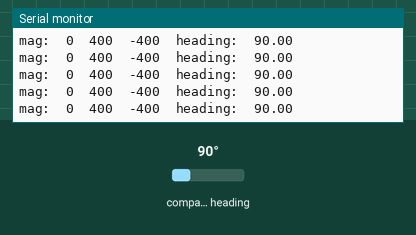
Simulated run of this sketch. Board: Arduino Uno, built with avr-gcc and run on an emulated ATmega328P. On the bench: the last lines printed to the serial monitor. Wiring (inferred from the names in the program): HMC5883L compass at I2C address 0x1E. The test bench sets the inputs (shaded band); at power-on: compass heading 90°.

Above: at 1.2 s.
1.3 s: compass heading set to 7°
At 1.44 s:
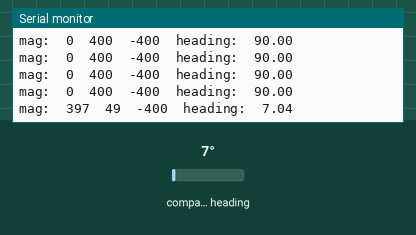
2.8 s: compass heading set to 180°
At 2.88 s:
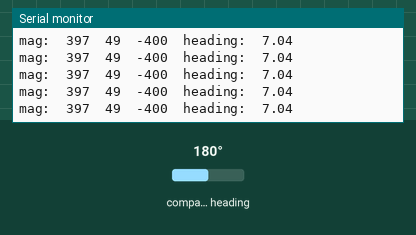
Timing chart, 0 to 5.8 s (numbered marks = the images above; inputs shaded):
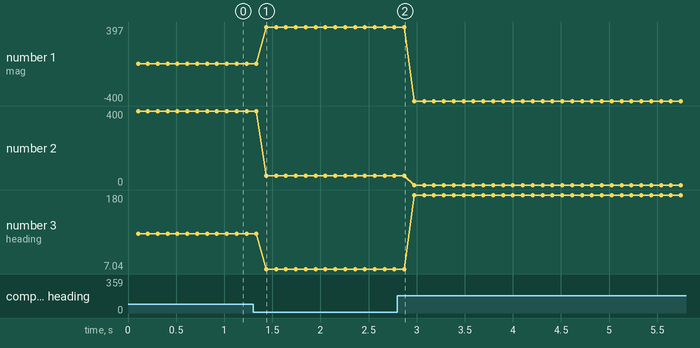

Measured:
- after the input at 1.3 s, the serial monitor: prints a new line after 0.14 s (image 1)
- plotted number 1: 0 → 397 after the input at 1.3 s
- plotted number 2: 400 → 49 after the input at 1.3 s
- plotted number 3: 90 → 7.04 after the input at 1.3 s, 7.04 → 180 after the input at 2.8 s

The sketch:

hmc5883l.ino
```cpp
#include <Wire.h>
unsigned char HMC5883L_ADDRESS            = 0x1E; // this device only has one address
unsigned char HMC5883L_DEFAULT_ADDRESS    = 0x1E;

unsigned char HMC5883L_RA_CONFIG_A        = 0x00;
unsigned char HMC5883L_RA_CONFIG_B        = 0x01;
unsigned char HMC5883L_RA_MODE            = 0x02;
unsigned char HMC5883L_RA_DATAX_H         = 0x03;
unsigned char HMC5883L_RA_DATAX_L         = 0x04;
unsigned char HMC5883L_RA_DATAZ_H         = 0x05;
unsigned char HMC5883L_RA_DATAZ_L         = 0x06;
unsigned char HMC5883L_RA_DATAY_H         = 0x07;
unsigned char HMC5883L_RA_DATAY_L         = 0x08;
unsigned char HMC5883L_RA_STATUS          = 0x09;
unsigned char HMC5883L_RA_ID_A            = 0x0A;
unsigned char HMC5883L_RA_ID_B            = 0x0B;
unsigned char HMC5883L_RA_ID_C            = 0x0C;

unsigned char HMC5883L_CRA_AVERAGE_BIT    = 6;
unsigned char HMC5883L_CRA_AVERAGE_LENGTH = 2;
unsigned char HMC5883L_CRA_RATE_BIT       = 4;
unsigned char HMC5883L_CRA_RATE_LENGTH    = 3;
unsigned char HMC5883L_CRA_BIAS_BIT       = 1;
unsigned char HMC5883L_CRA_BIAS_LENGTH    = 2;

unsigned char HMC5883L_AVERAGING_1        = 0x00;
unsigned char HMC5883L_AVERAGING_2        = 0x01;
unsigned char HMC5883L_AVERAGING_4        = 0x02;
unsigned char HMC5883L_AVERAGING_8        = 0x03;

unsigned char HMC5883L_RATE_0P75          = 0x00;
unsigned char HMC5883L_RATE_1P5           = 0x01;
unsigned char HMC5883L_RATE_3             = 0x02;
unsigned char HMC5883L_RATE_7P5           = 0x03;
unsigned char HMC5883L_RATE_15            = 0x04;
unsigned char HMC5883L_RATE_30            = 0x05;
unsigned char HMC5883L_RATE_75            = 0x06;

unsigned char HMC5883L_BIAS_NORMAL        = 0x00;
unsigned char HMC5883L_BIAS_POSITIVE      = 0x01;
unsigned char HMC5883L_BIAS_NEGATIVE      = 0x02;

unsigned char HMC5883L_CRB_GAIN_BIT       = 7;
unsigned char HMC5883L_CRB_GAIN_LENGTH    = 3;

unsigned char HMC5883L_GAIN_1370          = 0x00;
unsigned char HMC5883L_GAIN_1090          = 0x01;
unsigned char HMC5883L_GAIN_820           = 0x02;
unsigned char HMC5883L_GAIN_660           = 0x03;
unsigned char HMC5883L_GAIN_440           = 0x04;
unsigned char HMC5883L_GAIN_390           = 0x05;
unsigned char HMC5883L_GAIN_330           = 0x06;
unsigned char HMC5883L_GAIN_220           = 0x07;

unsigned char HMC5883L_MODEREG_BIT        = 1;
unsigned char HMC5883L_MODEREG_LENGTH     = 2;

unsigned char HMC5883L_MODE_CONTINUOUS    = 0x00;
unsigned char HMC5883L_MODE_SINGLE        = 0x01;
unsigned char HMC5883L_MODE_IDLE          = 0x02;

unsigned char HMC5883L_STATUS_LOCK_BIT    = 1;
unsigned char HMC5883L_STATUS_READY_BIT   = 0;


unsigned char buffer[6];
unsigned char mode;


int mx, my, mz;

// void hmc_setup() {
void setup() {
	Wire.begin();

	Serial.begin(115200);

	// write CONFIG_A register
	hmc_writeByte(HMC5883L_DEFAULT_ADDRESS, HMC5883L_RA_CONFIG_A,
	               (HMC5883L_AVERAGING_8 << (HMC5883L_CRA_AVERAGE_BIT - HMC5883L_CRA_AVERAGE_LENGTH + 1)) |
	               (HMC5883L_RATE_15     << (HMC5883L_CRA_RATE_BIT - HMC5883L_CRA_RATE_LENGTH + 1)) |
	               (HMC5883L_BIAS_NORMAL << (HMC5883L_CRA_BIAS_BIT - HMC5883L_CRA_BIAS_LENGTH + 1)));

	// write CONFIG_B register
	hmc_writeByte(HMC5883L_DEFAULT_ADDRESS, HMC5883L_RA_CONFIG_B,
	               HMC5883L_GAIN_1090 << (HMC5883L_CRB_GAIN_BIT - HMC5883L_CRB_GAIN_LENGTH + 1));

	// write MODE register
	hmc_writeByte(HMC5883L_DEFAULT_ADDRESS, HMC5883L_RA_MODE,
	               HMC5883L_MODE_SINGLE << (HMC5883L_MODEREG_BIT - HMC5883L_MODEREG_LENGTH + 1));
	mode = HMC5883L_MODE_SINGLE;

	Serial.println("Testing device connections...");
	Serial.println(hmc_testConnection() ? "HMC5883L connection successful" : "HMC5883L connection failed");
}

void loop() {
	// read raw heading measurements from device
	hmc_getHeading(&mx, &my, &mz);

	delay(100);
	// display tab-separated gyro x/y/z values
	Serial.print("mag:\t");
	Serial.print(mx); Serial.print("\t");
	Serial.print(my); Serial.print("\t");
	Serial.print(mz); Serial.print("\t");

// To calculate heading in degrees. 0 degree indicates North
	float heading = atan2(my, mx);
	if (heading < 0)
		heading += 2 * M_PI;
	Serial.print("heading:\t");
	Serial.println(heading * 180 / M_PI);


}

boolean hmc_testConnection() {
	if (hmc_readBytes(HMC5883L_DEFAULT_ADDRESS, HMC5883L_RA_ID_A, 3, buffer, 100) == 3) {
		return (buffer[0] == 'H' && buffer[1] == '4' && buffer[2] == '3');
	}
	return false;
}

void hmc_getHeading(int *x, int *y, int *z) {
	hmc_readBytes(HMC5883L_DEFAULT_ADDRESS, HMC5883L_RA_DATAX_H, 6, buffer, 100);
	if (mode == HMC5883L_MODE_SINGLE)
		hmc_writeByte(HMC5883L_DEFAULT_ADDRESS, HMC5883L_RA_MODE,
		               HMC5883L_MODE_SINGLE << (HMC5883L_MODEREG_BIT - HMC5883L_MODEREG_LENGTH + 1));
	*x = (((int)buffer[0]) << 8) | buffer[1];
	*y = (((int)buffer[4]) << 8) | buffer[5];
	*z = (((int)buffer[2]) << 8) | buffer[3];
}

void hmc_writeByte(unsigned char devAddr, unsigned char regAddr, unsigned char data) {
	Wire.beginTransmission(devAddr);
	Wire.write((unsigned char) regAddr); // send address
	Wire.write((unsigned char) data); // send data
	Wire.endTransmission();
}

void hmc_writeBytes(unsigned char devAddr, unsigned char regAddr, unsigned char length, unsigned char *data) {
	Wire.beginTransmission(devAddr);
	Wire.write((unsigned char) regAddr); // send address
	for (unsigned char i = 0; i < length; i++) {
		Wire.write((unsigned char) data[i]); // send data
	}
	Wire.endTransmission();
}

char hmc_readBytes(unsigned char devAddr, unsigned char regAddr, unsigned char length, unsigned char *data, int timeout) {

	int8_t count = 0;
	uint32_t t1 = millis();

	// Arduino v1.0.1+, Wire library
	// Adds official support for repeated start condition, yay!

	// I2C/TWI subsystem uses internal buffer that breaks with large data requests
	// so if user requests more than BUFFER_LENGTH bytes, we have to do it in
	// smaller chunks instead of all at once
	for (unsigned char k = 0; k < length; k += min(length, BUFFER_LENGTH)) {
		Wire.beginTransmission(devAddr);
		Wire.write(regAddr);
		Wire.endTransmission();
		Wire.beginTransmission(devAddr);
		Wire.requestFrom(devAddr, (unsigned char)min(length - k, BUFFER_LENGTH));

		for (; Wire.available() && (timeout == 0 || millis() - t1 < timeout); count++) {
			data[count] = Wire.read();
		}
	}

	// check for timeout
	if (timeout > 0 && millis() - t1 >= timeout && count < length) count = -1; // timeout

	return count;
}
```
